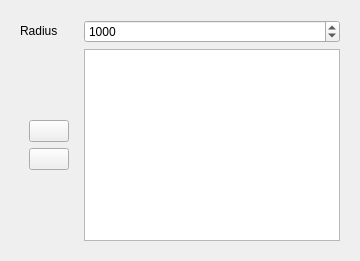
     <widget class="QWidget" name="centroid_tab">
      <property name="sizePolicy">
       <sizepolicy hsizetype="Fixed" vsizetype="Preferred">
        <horstretch>0</horstretch>
        <verstretch>0</verstretch>
       </sizepolicy>
      </property>
      <attribute name="title">
       <string>Centroid</string>
      </attribute>
      <layout class="QGridLayout" name="gridLayout_8">
       <item row="0" column="0">
        <widget class="QWidget" name="widget" native="true">
         <property name="sizePolicy">
          <sizepolicy hsizetype="Preferred" vsizetype="Expanding">
           <horstretch>0</horstretch>
           <verstretch>0</verstretch>
          </sizepolicy>
         </property>
         <property name="minimumSize">
          <size>
           <width>0</width>
           <height>0</height>
          </size>
         </property>
         <property name="maximumSize">
          <size>
           <width>16777215</width>
           <height>16777215</height>
          </size>
         </property>
         <layout class="QGridLayout" name="gridLayout">
          <item row="1" column="0">
           <widget class="QWidget" name="widget_7" native="true">
            <property name="sizePolicy">
             <sizepolicy hsizetype="Fixed" vsizetype="Fixed">
              <horstretch>0</horstretch>
              <verstretch>0</verstretch>
             </sizepolicy>
            </property>
            <layout class="QGridLayout" name="gridLayout_7">
             <item row="0" column="0">
              <widget class="QPushButton" name="centroid_list_point_add">
               <property name="sizePolicy">
                <sizepolicy hsizetype="Fixed" vsizetype="Fixed">
                 <horstretch>0</horstretch>
                 <verstretch>0</verstretch>
                </sizepolicy>
               </property>
               <property name="toolTip">
                <string>&lt;html&gt;&lt;head/&gt;&lt;body&gt;&lt;p&gt;Add centroids interactively from the map canvas.&lt;/p&gt;&lt;p&gt;Double-click will terminate centroid selection.&lt;/p&gt;&lt;/body&gt;&lt;/html&gt;</string>
               </property>
               <property name="text">
                <string/>
               </property>
               <property name="icon">
                <iconset resource="resources.qrc">
                 <normaloff>:/plugins/OhsomeQgis/img/icon_add.png</normaloff>:/plugins/OhsomeQgis/img/icon_add.png</iconset>
               </property>
              </widget>
             </item>
             <item row="1" column="0">
              <widget class="QPushButton" name="centroid_list_point_clear">
               <property name="sizePolicy">
                <sizepolicy hsizetype="Fixed" vsizetype="Fixed">
                 <horstretch>0</horstretch>
                 <verstretch>0</verstretch>
                </sizepolicy>
               </property>
               <property name="toolTip">
                <string>&lt;html&gt;&lt;head/&gt;&lt;body&gt;&lt;p&gt;If centroids are selected in the list, only these will be deleted. Else all centroids will be deleted.&lt;/p&gt;&lt;/body&gt;&lt;/html&gt;</string>
               </property>
               <property name="text">
                <string/>
               </property>
               <property name="icon">
                <iconset resource="resources.qrc">
                 <normaloff>:/plugins/OhsomeQgis/img/icon_clear.png</normaloff>:/plugins/OhsomeQgis/img/icon_clear.png</iconset>
               </property>
              </widget>
             </item>
            </layout>
           </widget>
          </item>
          <item row="0" column="1">
           <widget class="QSpinBox" name="centroid_radius_input">
            <property name="toolTip">
             <string>&lt;html&gt;&lt;head/&gt;&lt;body&gt;&lt;p&gt;Add a centroid radius &lt;span style=&quot; text-decoration: underline;&quot;&gt;in meters&lt;/span&gt; per centroid. Default is &lt;span style=&quot; text-decoration: underline;&quot;&gt;10 meters&lt;/span&gt;.&lt;/p&gt;&lt;/body&gt;&lt;/html&gt;</string>
            </property>
            <property name="accessibleDescription">
             <string/>
            </property>
            <property name="minimum">
             <number>1</number>
            </property>
            <property name="maximum">
             <number>999999999</number>
            </property>
            <property name="value">
             <number>1000</number>
            </property>
           </widget>
          </item>
          <item row="0" column="0">
           <widget class="QLabel" name="centroid_radius_label">
            <property name="sizePolicy">
             <sizepolicy hsizetype="Fixed" vsizetype="Maximum">
              <horstretch>0</horstretch>
              <verstretch>0</verstretch>
             </sizepolicy>
            </property>
            <property name="text">
             <string>Radius</string>
            </property>
           </widget>
          </item>
          <item row="1" column="1">
           <widget class="QListWidget" name="ohsome_centroid_location_list">
            <property name="sizePolicy">
             <sizepolicy hsizetype="Preferred" vsizetype="Fixed">
              <horstretch>0</horstretch>
              <verstretch>0</verstretch>
             </sizepolicy>
            </property>
            <property name="minimumSize">
             <size>
              <width>0</width>
              <height>0</height>
             </size>
            </property>
            <property name="maximumSize">
             <size>
              <width>16777215</width>
              <height>16777215</height>
             </size>
            </property>
            <property name="toolTip">
             <string>Select centroids from the map with the given radius!</string>
            </property>
            <property name="frameShadow">
             <enum>QFrame::Sunken</enum>
            </property>
            <property name="selectionMode">
             <enum>QAbstractItemView::MultiSelection</enum>
            </property>
            <property name="resizeMode">
             <enum>QListView::Fixed</enum>
            </property>
           </widget>
          </item>
         </layout>
        </widget>
       </item>
      </layout>
     </widget>
